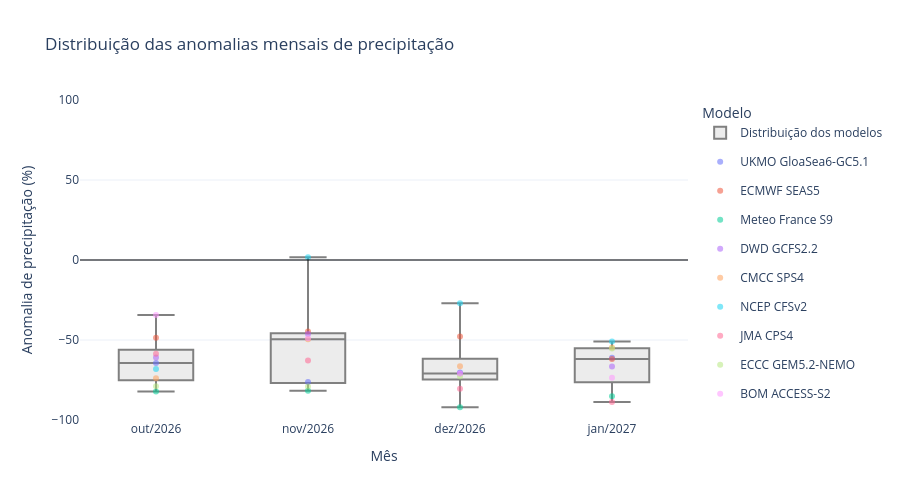

The code cell stored with this chart in its notebook:
### Markdown cell above
## Model anomaly distributions

Each monthly box contains the basin anomalies of the nine centres, with individual
model points identified in hover labels. These describe spread across models, not
individual ensemble members. `show_median` controls the prominent black median overlay;
the boxplot's intrinsic median remains visible.

`height` sets the figure height in pixels (default 700). `yaxis_range=(minimum, maximum)`
sets exact limits in the selected unit; omit it or use `None` for automatic scaling.
A symmetric range centers zero. The percentage example uses `(-100, 100)` because
some current model anomalies are below -60%. Use `(-60, 60)` for that specific view;
values outside those bounds will be hidden.

### Code cell
rainfall.plot_rainfall_anomaly_boxplot(
    unit="%",
    show_median=False,
    height=500,
    yaxis_range=(-100, 100),
).show()

### Figure 1 — Plotly figure (JSON) as saved in the notebook; plotly's stock layout.template omitted (floating-point values rounded to 4 significant figures)
{"data": [{"boxpoints": false, "fillcolor": "rgba(128,128,128,0.15)", "hovertemplate": "Anomalia: %{y:.1f} %<extra>Distribuição dos modelos</extra>", "legendgroup": "distribution", "line": {"color": "gray"}, "name": "Distribuição dos modelos", "showlegend": true, "type": "box", "x": ["out/2026", "out/2026", "out/2026", "out/2026", "out/2026", "out/2026", "out/2026", "out/2026", "out/2026"], "y": [-64.4, -48.63, -82.16, -60.98, -73.87, -68.08, -58.52, -78.95, -34.35]}, {"boxpoints": false, "fillcolor": "rgba(128,128,128,0.15)", "hovertemplate": "Anomalia: %{y:.1f} %<extra>Distribuição dos modelos</extra>", "legendgroup": "distribution", "line": {"color": "gray"}, "name": "Distribuição dos modelos", "showlegend": false, "type": "box", "x": ["nov/2026", "nov/2026", "nov/2026", "nov/2026", "nov/2026", "nov/2026", "nov/2026", "nov/2026", "nov/2026"], "y": [-76.24, -44.7, -81.78, -46.18, -49.55, 1.653, -62.77, -79.08, -48.92]}, {"boxpoints": false, "fillcolor": "rgba(128,128,128,0.15)", "hovertemplate": "Anomalia: %{y:.1f} %<extra>Distribuição dos modelos</extra>", "legendgroup": "distribution", "line": {"color": "gray"}, "name": "Distribuição dos modelos", "showlegend": false, "type": "box", "x": ["dez/2026", "dez/2026", "dez/2026", "dez/2026", "dez/2026", "dez/2026", "dez/2026", "dez/2026", "dez/2026"], "y": [-70.37, -47.86, -92.06, -70.99, -66.4, -27.06, -80.4, -72.7, -70.97]}, {"boxpoints": false, "fillcolor": "rgba(128,128,128,0.15)", "hovertemplate": "Anomalia: %{y:.1f} %<extra>Distribuição dos modelos</extra>", "legendgroup": "distribution", "line": {"color": "gray"}, "name": "Distribuição dos modelos", "showlegend": false, "type": "box", "x": ["jan/2027", "jan/2027", "jan/2027", "jan/2027", "jan/2027", "jan/2027", "jan/2027", "jan/2027", "jan/2027"], "y": [-61.06, -61.89, -85.22, -66.49, -54.63, -50.93, -88.72, -55.27, -73.54]}, {"hovertemplate": "Mês: %{x}<br>Anomalia: %{y:.1f} %<extra>%{fullData.name}</extra>", "marker": {"color": "#636EFA", "opacity": 0.55, "size": 6}, "mode": "markers", "name": "UKMO GloaSea6-GC5.1", "type": "scatter", "x": ["out/2026", "nov/2026", "dez/2026", "jan/2027"], "y": [-64.4, -76.24, -70.37, -61.06]}, {"hovertemplate": "Mês: %{x}<br>Anomalia: %{y:.1f} %<extra>%{fullData.name}</extra>", "marker": {"color": "#EF553B", "opacity": 0.55, "size": 6}, "mode": "markers", "name": "ECMWF SEAS5", "type": "scatter", "x": ["out/2026", "nov/2026", "dez/2026", "jan/2027"], "y": [-48.63, -44.7, -47.86, -61.89]}, {"hovertemplate": "Mês: %{x}<br>Anomalia: %{y:.1f} %<extra>%{fullData.name}</extra>", "marker": {"color": "#00CC96", "opacity": 0.55, "size": 6}, "mode": "markers", "name": "Meteo France S9", "type": "scatter", "x": ["out/2026", "nov/2026", "dez/2026", "jan/2027"], "y": [-82.16, -81.78, -92.06, -85.22]}, {"hovertemplate": "Mês: %{x}<br>Anomalia: %{y:.1f} %<extra>%{fullData.name}</extra>", "marker": {"color": "#AB63FA", "opacity": 0.55, "size": 6}, "mode": "markers", "name": "DWD GCFS2.2", "type": "scatter", "x": ["out/2026", "nov/2026", "dez/2026", "jan/2027"], "y": [-60.98, -46.18, -70.99, -66.49]}, {"hovertemplate": "Mês: %{x}<br>Anomalia: %{y:.1f} %<extra>%{fullData.name}</extra>", "marker": {"color": "#FFA15A", "opacity": 0.55, "size": 6}, "mode": "markers", "name": "CMCC SPS4", "type": "scatter", "x": ["out/2026", "nov/2026", "dez/2026", "jan/2027"], "y": [-73.87, -49.55, -66.4, -54.63]}, {"hovertemplate": "Mês: %{x}<br>Anomalia: %{y:.1f} %<extra>%{fullData.name}</extra>", "marker": {"color": "#19D3F3", "opacity": 0.55, "size": 6}, "mode": "markers", "name": "NCEP CFSv2", "type": "scatter", "x": ["out/2026", "nov/2026", "dez/2026", "jan/2027"], "y": [-68.08, 1.653, -27.06, -50.93]}, {"hovertemplate": "Mês: %{x}<br>Anomalia: %{y:.1f} %<extra>%{fullData.name}</extra>", "marker": {"color": "#FF6692", "opacity": 0.55, "size": 6}, "mode": "markers", "name": "JMA CPS4", "type": "scatter", "x": ["out/2026", "nov/2026", "dez/2026", "jan/2027"], "y": [-58.52, -62.77, -80.4, -88.72]}, {"hovertemplate": "Mês: %{x}<br>Anomalia: %{y:.1f} %<extra>%{fullData.name}</extra>", "marker": {"color": "#B6E880", "opacity": 0.55, "size": 6}, "mode": "markers", "name": "ECCC GEM5.2-NEMO", "type": "scatter", "x": ["out/2026", "nov/2026", "dez/2026", "jan/2027"], "y": [-78.95, -79.08, -72.7, -55.27]}, {"hovertemplate": "Mês: %{x}<br>Anomalia: %{y:.1f} %<extra>%{fullData.name}</extra>", "marker": {"color": "#FF97FF", "opacity": 0.55, "size": 6}, "mode": "markers", "name": "BOM ACCESS-S2", "type": "scatter", "x": ["out/2026", "nov/2026", "dez/2026", "jan/2027"], "y": [-34.35, -48.92, -70.97, -73.54]}], "layout": {"height": 500, "hovermode": "x unified", "legend": {"title": {"text": "Modelo"}}, "separators": ",.", "shapes": [{"line": {"color": "black", "width": 1}, "type": "line", "x0": 0, "x1": 1, "xref": "x domain", "y0": 0, "y1": 0, "yref": "y"}], "title": {"text": "Distribuição das anomalias mensais de precipitação"}, "xaxis": {"title": {"text": "Mês"}}, "yaxis": {"range": [-100, 100], "title": {"text": "Anomalia de precipitação (%)"}}}}
